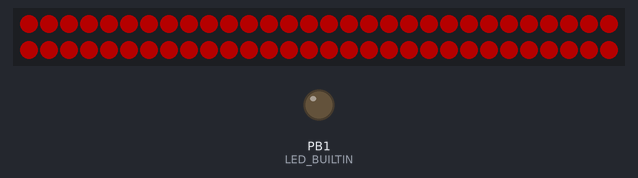
A sketch run on a simulated ATtiny85, built with avr-gcc and run on an emulated ATtiny85. On the bench: 60 RGB LEDs in strip order, left to right, continuing on the next row, output pins drawn as LEDs (lit = HIGH). Dim RGB values are drawn brighter than linear.

Above: at 2.1 s.
At 12.1 s:
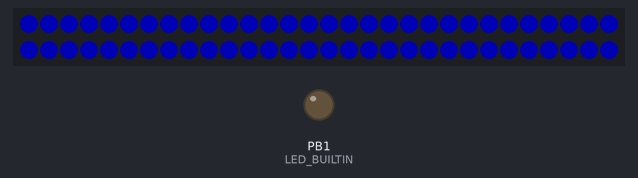
At 27.1 s:
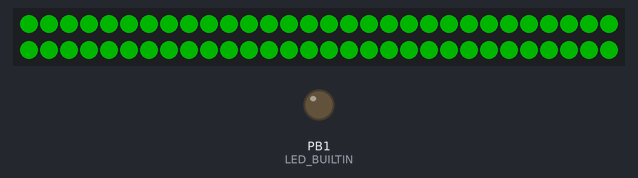
At 37.1 s:
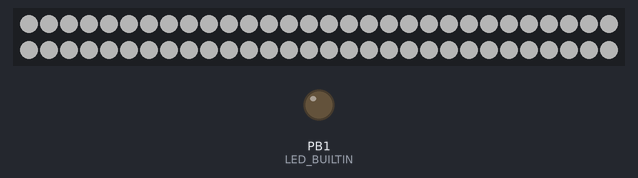

The sketch:

test_rgbw.ino
```cpp
// Test sketch which also supports RGBW strips like SK6812 based:
// http://www.szledcolor.com/download/SK6812RGBW.pdf
// Should be used with Adafruit NeoPixel version 1.0.3
// Hacked by G. Knauf 2015-12-06

#include <Adafruit_NeoPixel.h>
#ifdef __AVR__
#include <avr/power.h>
#endif

// Enable serial output
//#define SERIAL_OUT	1

// Which pin on the Arduino is connected to the NeoPixels?
// On a Trinket or Gemma we suggest changing this to 1
#ifdef __AVR_ATtiny85__
#define NEO_PIN		0  // NeoPixel DATA
#undef  LED_BUILTIN
//#define LED_BUILTIN	0 // LED on Model B
#define LED_BUILTIN	1 // LED on Model A
#else
#define NEO_PIN		6  // NeoPixel DATA
#endif

// What type of NeoPixel strip is attached to the Arduino?
#define NEO_PTYPE	NEO_GRBW	// f.e. SK6812
//#define NEO_PTYPE	NEO_GRB		// most NeoPixel products

// How many NeoPixels are attached to the Arduino?
#define NUMPIXELS	60

#define BRIGHTNESS	64 // set max brightness

#define RED		0x00FF0000 // --> RED
#define GREEN		0x0000FF00 // --> GREEN
#define BLUE		0x000000FF // --> BLUE
#if (((NEO_PTYPE & 0xC0) >> 2) != (NEO_PTYPE & 0x30)) // check for RGBW type
#define WHITE		0xFF000000 // --> WHITE LED
#define INIT_MSG	"Strip is set to 32-bit type (RGBW)"
#else
#define WHITE		0x00FFFFFF // --> WHITE RGB composed
#define INIT_MSG	"Strip is set to 24-bit type (RGB)"
#endif

#define IWAIT		2000
#define SWAIT		25
#define LWAIT		50
#define HWAIT		5000

uint32_t colors[4] = {RED, GREEN, BLUE, WHITE};

// Parameter 1 = number of pixels in strip
// Parameter 2 = Arduino pin number (most are valid)
// Parameter 3 = pixel type flags, add together as needed:
//   NEO_KHZ800  800 KHz bitstream (most NeoPixel products w/WS2812 LEDs)
//   NEO_KHZ400  400 KHz (classic 'v1' (not v2) FLORA pixels, WS2811 drivers)
//   NEO_GRB     Pixels are wired for GRB bitstream (most NeoPixel products)
//   NEO_RGB     Pixels are wired for RGB bitstream (v1 FLORA pixels, not v2)
//   NEO_GRBW    Pixels are wired for GRBW bitstream (f.e. SK6812)
Adafruit_NeoPixel strip = Adafruit_NeoPixel(NUMPIXELS, NEO_PIN, NEO_PTYPE + NEO_KHZ800);

// IMPORTANT: To reduce NeoPixel burnout risk, add 1000 uF capacitor across
// pixel power leads, add 300 - 500 Ohm resistor on first pixel's data input
// and minimize distance between Arduino and first pixel.  Avoid connecting
// on a live circuit...if you must, connect GND first.

// NOTE: RGBW LEDs draw up to 80mA with all colors + white at full brightness!
// That means that a 60-pixel strip can draw up to 60x 80 = 4800mA, so you
// should use a 5A power supply; for a 144-pixel strip its max 11520mA = 12A!

void setup() {
#ifdef __AVR_ATtiny85__
  // This is for Trinket 5V 16MHz
  if (F_CPU == 16000000) clock_prescale_set(clock_div_1);
  // End of trinket special code
#endif

#ifdef LED_BUILTIN
  // Turn the onboard LED off by making the voltage LOW
  pinMode(LED_BUILTIN, OUTPUT);
  digitalWrite(LED_BUILTIN, LOW);
#endif

  strip.begin(); // This initializes the NeoPixel library.
  strip.setBrightness(BRIGHTNESS); // set brightness
  strip.show(); // Initialize all pixels to 'off'

#ifdef SERIAL_OUT
  // initialize serial communication:
  while (!Serial);  // for Leonardo/Micro/Zero
  Serial.begin(9600);
  Serial.println(INIT_MSG);
#endif

#ifdef IWAIT
  delay(IWAIT);
#endif
}

void loop() {
  // Here we loop through the 4 colors in the colors array:
  // RED, GREEN, BLUE, LED_WHITE
  for (int i=0; i < 4; i++) {
#ifdef SERIAL_OUT
    serialWrite(colors[i]);
#endif
    setAllPixels(colors[i]);
    strip.show();
    delay(HWAIT);
  }
}

// This function fills all pixels with a color.
// Next version of Adafruit Neopixel library will have this function already:
// https://github.com/mscosti/Adafruit_NeoPixel/commit/85dca66016000b5b0de8cac026f849093b78754d
void setAllPixels(uint32_t c) {
  for(uint16_t i=0; i < strip.numPixels(); i++) {
    strip.setPixelColor(i, c);
  }
}

#ifdef SERIAL_OUT
// This function prints an uint32_t value as HEX and BIN
void serialWrite(uint32_t value) {
  if (value < 0x10000000)
    Serial.print("0");
  if (value < 0x1000000)
    Serial.print("0");
  if (value < 0x100000)
    Serial.print("0");
  if (value < 0x10000)
    Serial.print("0");
  if (value < 0x1000)
    Serial.print("0");
  if (value < 0x100)
    Serial.print("0");
  if (value < 0x10)
    Serial.print("0");
  Serial.print(value, HEX);
  Serial.print(" : ");
  for (uint32_t mask = 0x80000000; mask; mask >>= 1)
    Serial.print(mask & value ? '1' : '0');
  Serial.println();
}
#endif
```

Measured:
- what the display in image 0 shows lasts 5.0 s, from 2.0 s to 7.0 s
